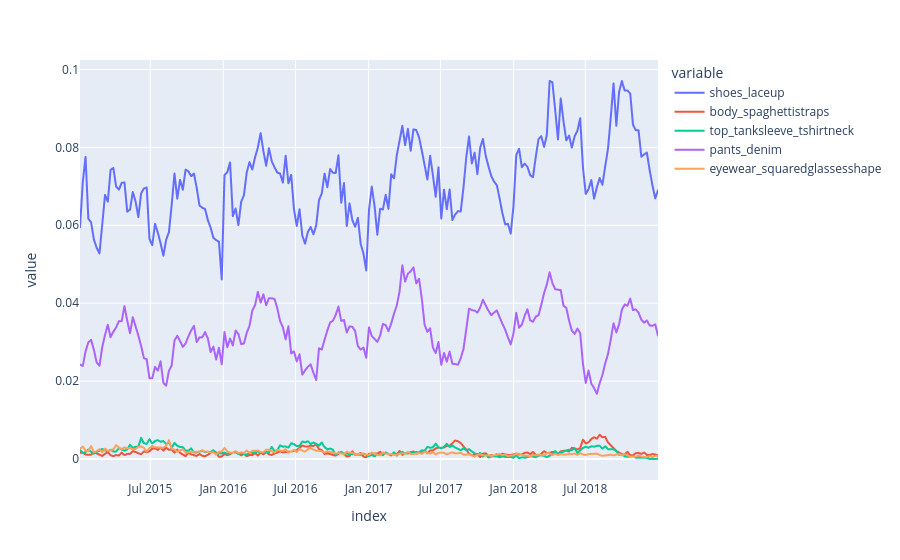

Here is the notebook cell this chart was saved with:
### Markdown cell above
b) Plot all the series on the same chart with `plotly.express`

### Code cell
import plotly.express as px

px.line(df)

### Figure 1 — Plotly figure (JSON) as saved in the notebook; plotly's stock layout.template omitted (floating-point values rounded to 4 significant figures; data arrays with more than 128 entries replaced by an {"elided": "..."} marker saying what was removed)
{"data": [{"hovertemplate": "variable=shoes_laceup<br>index=%{x}<br>value=%{y}<extra></extra>", "legendgroup": "shoes_laceup", "line": {"color": "#636efa", "dash": "solid"}, "marker": {"symbol": "circle"}, "mode": "lines", "name": "shoes_laceup", "showlegend": true, "type": "scattergl", "x": {"elided": "209 str values"}, "xaxis": "x", "y": {"elided": "209 float values"}, "yaxis": "y"}, {"hovertemplate": "variable=body_spaghettistraps<br>index=%{x}<br>value=%{y}<extra></extra>", "legendgroup": "body_spaghettistraps", "line": {"color": "#EF553B", "dash": "solid"}, "marker": {"symbol": "circle"}, "mode": "lines", "name": "body_spaghettistraps", "showlegend": true, "type": "scattergl", "x": {"elided": "209 str values"}, "xaxis": "x", "y": {"elided": "209 float values"}, "yaxis": "y"}, {"hovertemplate": "variable=top_tanksleeve_tshirtneck<br>index=%{x}<br>value=%{y}<extra></extra>", "legendgroup": "top_tanksleeve_tshirtneck", "line": {"color": "#00cc96", "dash": "solid"}, "marker": {"symbol": "circle"}, "mode": "lines", "name": "top_tanksleeve_tshirtneck", "showlegend": true, "type": "scattergl", "x": {"elided": "209 str values"}, "xaxis": "x", "y": {"elided": "209 float values"}, "yaxis": "y"}, {"hovertemplate": "variable=pants_denim<br>index=%{x}<br>value=%{y}<extra></extra>", "legendgroup": "pants_denim", "line": {"color": "#ab63fa", "dash": "solid"}, "marker": {"symbol": "circle"}, "mode": "lines", "name": "pants_denim", "showlegend": true, "type": "scattergl", "x": {"elided": "209 str values"}, "xaxis": "x", "y": {"elided": "209 float values"}, "yaxis": "y"}, {"hovertemplate": "variable=eyewear_squaredglassesshape<br>index=%{x}<br>value=%{y}<extra></extra>", "legendgroup": "eyewear_squaredglassesshape", "line": {"color": "#FFA15A", "dash": "solid"}, "marker": {"symbol": "circle"}, "mode": "lines", "name": "eyewear_squaredglassesshape", "showlegend": true, "type": "scattergl", "x": {"elided": "209 str values"}, "xaxis": "x", "y": {"elided": "209 float values"}, "yaxis": "y"}], "layout": {"legend": {"title": {"text": "variable"}, "tracegroupgap": 0}, "margin": {"t": 60}, "xaxis": {"anchor": "y", "domain": [0, 1], "title": {"text": "index"}}, "yaxis": {"anchor": "x", "domain": [0, 1], "title": {"text": "value"}}}}
